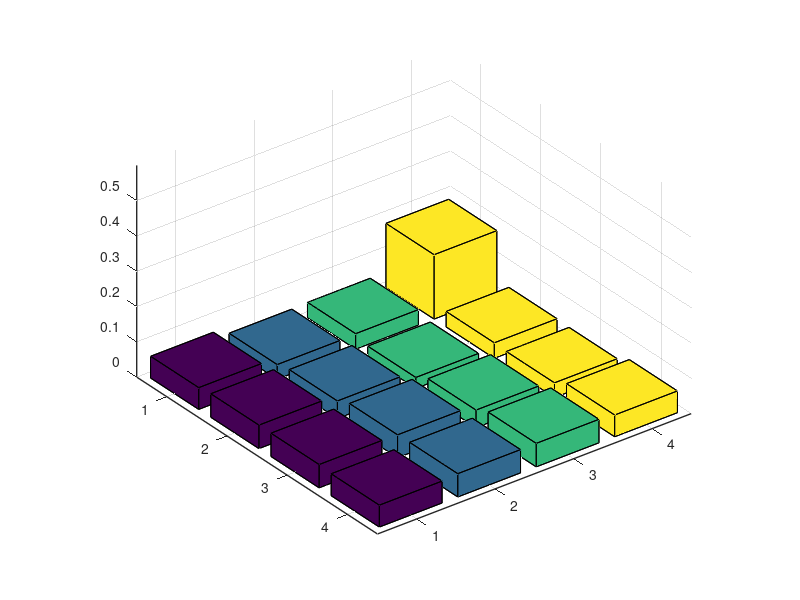

Source code (MATLAB): (Note: this script raises an error after producing the figure.)
load("data.mat")

N = 4;
vis_times = [2, 4, 6];
vis_index = [3, 6, 8];
ideal_index = [37, 92, 128];


%-- Set default options --%
set(0,'DefaultAxesFontSize', 10, ...
      'DefaultAxesFontName', 'Helvetica',...
      'DefaultAxesLineWidth', 1.0);

%% Ideal subplots

for i = 1:3
    figure(i);
    idx = ideal_index(i);
    time = vis_times(i);
    z_data = reshape(ideal_dist(idx,:), N, N);
    b = bar3(z_data);
    zlim([0 0.6])    % Set Z-axis range
    ax = gca;
    ax.FontSize = 10;
    %ax.XTickLabel = {'|00001\rangle','|00010\rangle','|00100\rangle','|01000\rangle', '|10000\rangle'};
    %ax.YTickLabel = {'|00001\rangle','|00010\rangle','|00100\rangle','|01000\rangle', '|10000\rangle'};
    ax.XTickLabelRotation = -30;
    title_text = sprintf('T = %d', time);
    title(title_text, 'Fontsize', 32)
    
    colormap(summer)
    clim([0 0.6])
    for k = 1:length(b)
        b(k).CData = b(k).ZData;
        b(k).FaceColor = 'interp';
    end
    colorbar();
    f = gcf;
    file_name = sprintf("search_4_ideal_%d.png", i);
    exportgraphics(f,file_name,'Resolution',300)
end


%% IonQ subplots

for i = 1:3
    figure(i);
    idx = vis_index(i);
    time = vis_times(i);
    z_data = reshape(ionq_freq_normalized(idx,:), N, N);
    b = bar3(z_data);
    zlim([0 0.4])    % Set Z-axis range
    ax = gca;
    ax.FontSize = 10;
    %ax.XTickLabel = {'|00001\rangle','|00010\rangle','|00100\rangle','|01000\rangle', '|10000\rangle'};
    %ax.YTickLabel = {'|00001\rangle','|00010\rangle','|00100\rangle','|01000\rangle', '|10000\rangle'};
    ax.XTickLabelRotation = -30;
    title_text = sprintf('T = %d', time);
    title(title_text, 'Fontsize', 32)
    
    colormap(parula)
    clim([0 0.4])
    for k = 1:length(b)
        b(k).CData = b(k).ZData;
        b(k).FaceColor = 'interp';
    end
    colorbar();
    f = gcf;
    file_name = sprintf("search_4_ionq_%d.png", i);
    exportgraphics(f,file_name,'Resolution',300)
end